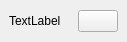
<?xml version="1.0" encoding="UTF-8"?>
<ui version="4.0">
 <class>WordlibItemWidget</class>
 <widget class="QWidget" name="WordlibItemWidget">
  <property name="geometry">
   <rect>
    <x>0</x>
    <y>0</y>
    <width>127</width>
    <height>42</height>
   </rect>
  </property>
  <property name="minimumSize">
   <size>
    <width>0</width>
    <height>0</height>
   </size>
  </property>
  <property name="windowTitle">
   <string>Form</string>
  </property>
  <layout class="QHBoxLayout" name="horizontalLayout_2">
   <property name="spacing">
    <number>0</number>
   </property>
   <property name="leftMargin">
    <number>2</number>
   </property>
   <property name="topMargin">
    <number>2</number>
   </property>
   <property name="rightMargin">
    <number>2</number>
   </property>
   <property name="bottomMargin">
    <number>2</number>
   </property>
   <item>
    <widget class="QWidget" name="innerWidget" native="true">
     <layout class="QHBoxLayout" name="horizontalLayout" stretch="10,90,10,10,10">
      <property name="spacing">
       <number>0</number>
      </property>
      <property name="leftMargin">
       <number>0</number>
      </property>
      <property name="topMargin">
       <number>0</number>
      </property>
      <property name="rightMargin">
       <number>0</number>
      </property>
      <property name="bottomMargin">
       <number>0</number>
      </property>
      <item>
       <spacer name="horizontalSpacer">
        <property name="orientation">
         <enum>Qt::Horizontal</enum>
        </property>
        <property name="sizeHint" stdset="0">
         <size>
          <width>40</width>
          <height>20</height>
         </size>
        </property>
       </spacer>
      </item>
      <item>
       <widget class="QLabel" name="label">
        <property name="text">
         <string>TextLabel</string>
        </property>
       </widget>
      </item>
      <item>
       <spacer name="horizontalSpacer_2">
        <property name="orientation">
         <enum>Qt::Horizontal</enum>
        </property>
        <property name="sizeHint" stdset="0">
         <size>
          <width>40</width>
          <height>20</height>
         </size>
        </property>
       </spacer>
      </item>
      <item>
       <widget class="QPushButton" name="closebtn">
        <property name="text">
         <string/>
        </property>
       </widget>
      </item>
      <item>
       <spacer name="horizontalSpacer_3">
        <property name="orientation">
         <enum>Qt::Horizontal</enum>
        </property>
        <property name="sizeHint" stdset="0">
         <size>
          <width>40</width>
          <height>20</height>
         </size>
        </property>
       </spacer>
      </item>
     </layout>
    </widget>
   </item>
  </layout>
 </widget>
 <resources/>
 <connections/>
</ui>
